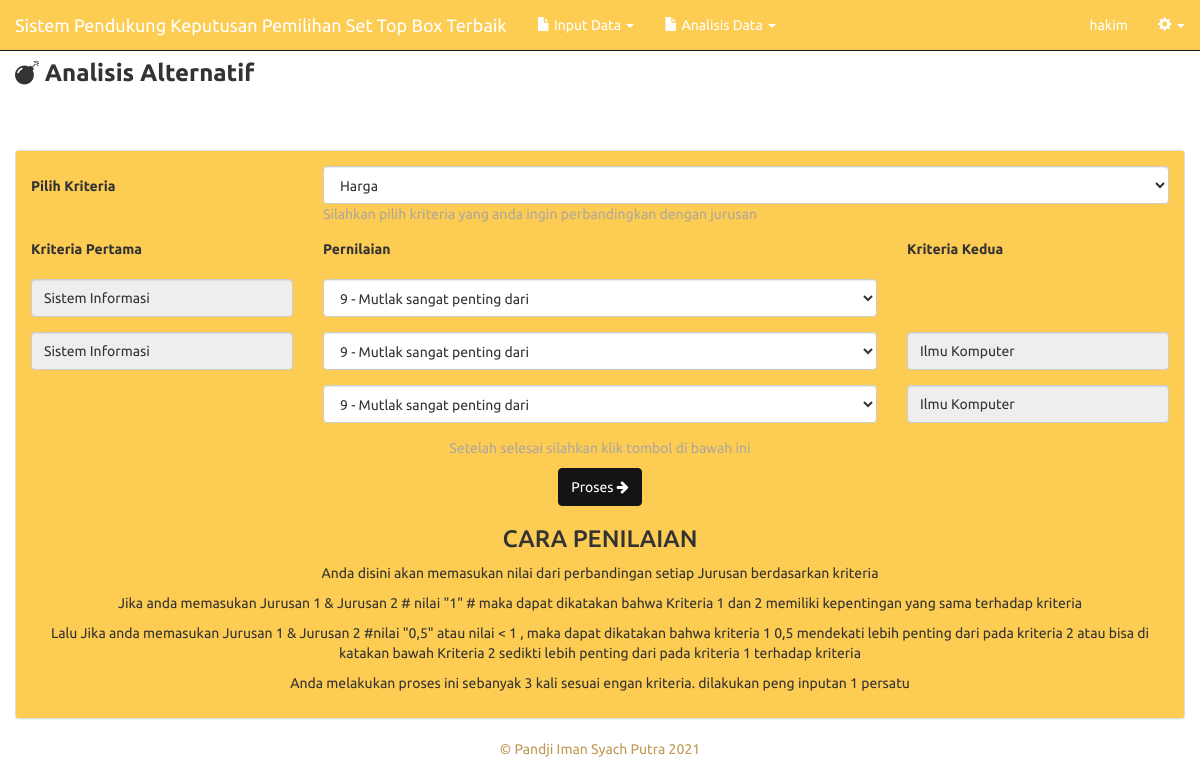
Screenshot of /analisa-alternatif.php (signed in) with the database file from the repository.
### tables this page shows
CREATE TABLE `ahp_data_alternatif` (
  `id_alternatif` varchar(2) NOT NULL,
  `nama_alternatif` varchar(45) NOT NULL,
  `hasil_akhir` double NOT NULL,
  `id_pengguna` varchar(3) NOT NULL
);

### includes/kriteria.inc.php (called while the page is built, shortened)
<?php
class Kriteria{
	private $conn;
	private $table_name = "ahp_data_kriteria";
	public function __construct($db){
		$this->conn = $db;
	}
	function readAll(){
		$query = "SELECT * FROM ".$this->table_name." where id_pengguna='$_SESSION[id_pengguna]' ORDER BY id_kriteria ASC";
		$stmt = $this->conn->prepare( $query );
		$stmt->execute();
		return $stmt;
	}
}
?>

### includes/skor.inc.php (called while the page is built, shortened)
<?php
class Skor{
	private $conn;
	public function __construct($db){
		$this->conn = $db;
	}
	function readAlternatif($a){
		$query = "SELECT * FROM ahp_data_alternatif where id_alternatif='$a' and id_pengguna = '$_SESSION[id_pengguna]' ";
		$stmt = $this->conn->prepare( $query );
		$stmt->execute();
		return $stmt;
	}
}
?>

### includes/nilai.inc.php (called while the page is built, shortened)
<?php
class Nilai{
	private $conn;
	private $table_name = "ahp_nilai";
	public function __construct($db){
		$this->conn = $db;
	}
	function readAll(){
		$query = "SELECT * FROM ".$this->table_name." ORDER BY id_nilai ASC";
		$stmt = $this->conn->prepare( $query );
		$stmt->execute();
		return $stmt;
	}
}
?>

### analisa-alternatif.php (the view, shortened to what this page needs)
<?php
include_once 'header.php';
include_once 'includes/skor.inc.php';
$pro1 = new Skor($db);
include_once 'includes/kriteria.inc.php';
$pro3 = new Kriteria($db);
include_once 'includes/nilai.inc.php';
$pro2 = new Nilai($db);
?>
		<div class="row">
		  <div class="col-xs-12 col-sm-12 col-md-12">
		  <ol class="breadcrumb">
			  <li><a href="index.php"><span class="fa fa-home"></span> Beranda</a></li>
			  <li class="active"><span class="fa fa-balance-scale"></span> Analisis Alternatif</li>
	  		  <li><a href="#" data-toggle="modal" data-target="#myModalalt"><span class="fa fa-table"></span> Tabel Analisis Alternatif</a></li>
			</ol>
		  	<p style="margin-bottom:10px;">
		  		<strong style="font-size:18pt;"><span class="fa fa-bomb"></span> Analisis Alternatif</strong>
		  	</p>
		  	<div class="panel panel-default">
		<div class="panel-body">
			    <form method="post" action="analisa-alternatif-tabel.php">
			    <div class="row">
					<div class="col-xs-12 col-md-3">
						<div class="form-group">
							<p style="padding:10px 0;"><label>Pilih Kriteria</label></p>
						</div>
					</div>
					<div class="col-xs-12 col-md-9">
						<div class="form-group">
							<select class="form-control" id="kriteria" name="kriteria">
								<?php
								$stmt4 = $pro3->readAll();
								while ($row4 = $stmt4->fetch(PDO::FETCH_ASSOC)){
								?>
								<option value="<?php echo $row4['id_kriteria'] ?>"><?php echo $row4['nama_kriteria'] ?></option>
								<?php
								}
								?>
							</select>
							<p class="text-muted"> Silahkan pilih kriteria yang anda ingin perbandingkan dengan jurusan</p>
						</div>
					</div>
				</div>
				<div class="row">
					  <div class="col-xs-12 col-md-3">
						<div class="form-group">
							<label>Kriteria Pertama</label>
						</div>
					  </div>
					  <div class="col-xs-12 col-md-6">
						<div class="form-group">
							<label>Pernilaian</label>
						</div>
					  </div>
					  <div class="col-xs-12 col-md-3">
						<div class="form-group">
							<label>Kriteria Kedua</label>
						</div>
					  </div>
					</div>
					<div class="row">
					  <div class="col-xs-12 col-md-3">
						<div class="form-group">
							<?php
								$stmt2 = $pro1->readAlternatif('A1');
								while ($row1 = $stmt2->fetch(PDO::FETCH_ASSOC)){
							?>
							<input type="text" class="form-control" value="<?php echo $row1['nama_alternatif'] ?>" readonly />
							<?php
								}
							?>
						</div>
					  </div>
					  <div class="col-xs-12 col-md-6">
						<div class="form-group">
							<select class="form-control" name="nl1">
								<?php
								$stmt1 = $pro2->readAll();
								while ($row2 = $stmt1->fetch(PDO::FETCH_ASSOC)){
								?>
								<option value="<?php echo $row2['jum_nilai'] ?>"><?php echo $row2['jum_nilai'] ?> - <?php echo $row2['ket_nilai'] ?></option>
								<?php
								}
								?>
							</select>
						</div>
					  </div>
					  <div class="col-xs-12 col-md-3">
					  </div>
					</div>
					<div class="row">
					  <div class="col-xs-12 col-md-3">
						<div class="form-group">
							<?php
								$stmt2 = $pro1->readAlternatif('A1');
								while ($row1 = $stmt2->fetch(PDO::FETCH_ASSOC)){
							?>
							<input type="text" class="form-control" value="<?php echo $row1['nama_alternatif'] ?>" readonly />
							<?php
								}
							?>
						</div>
					  </div>
					  <div class="col-xs-12 col-md-6">
						<div class="form-group">
							<select class="form-control" name="nl2">
								<?php
								$stmt1 = $pro2->readAll();
								while ($row2 = $stmt1->fetch(PDO::FETCH_ASSOC)){
								?>
								<option value="<?php echo $row2['jum_nilai'] ?>"><?php echo $row2['jum_nilai'] ?> - <?php echo $row2['ket_nilai'] ?></option>
								<?php
								}
								?>
							</select>
						</div>
					  </div>
					  <div class="col-xs-12 col-md-3">
						<div class="form-group">
							<?php
								$stmt3 = $pro1->readAlternatif('A3');
								while ($row3 = $stmt3->fetch(PDO::FETCH_ASSOC)){
							?>
							<input type="text" class="form-control" value="<?php echo $row3['nama_alternatif'] ?>" readonly />
							<?php
								}
							?>
						</div>
					  </div>
					</div>
					<div class="row">
					  <div class="col-xs-12 col-md-3">
					  </div>
					  <div class="col-xs-12 col-md-6">
						<div class="form-group">
							<select class="form-control" name="nl5">
								<?php
								$stmt1 = $pro2->readAll();
								while ($row2 = $stmt1->fetch(PDO::FETCH_ASSOC)){
								?>
								<option value="<?php echo $row2['jum_nilai'] ?>"><?php echo $row2['jum_nilai'] ?> - <?php echo $row2['ket_nilai'] ?></option>
								<?php
								}
								?>
							</select>
						</div>
					  </div>
					  <div class="col-xs-12 col-md-3">
						<div class="form-group">
							<?php
								$stmt3 = $pro1->readAlternatif('A3');
								while ($row3 = $stmt3->fetch(PDO::FETCH_ASSOC)){
							?>
							<input type="text" class="form-control" value="<?php echo $row3['nama_alternatif'] ?>" readonly />
							<?php
								}
							?>
						</div>
					  </div>
					</div>
					<center>
					<p class="text-muted">Setelah selesai silahkan klik tombol di bawah ini
					</p>
					<button type="submit" name="subankr" class="btn btn-primary"> Proses <span class="fa fa-arrow-right"></span></button></center>
				</form>
			   <center>
			  <h3>CARA PENILAIAN</h3>
			  	<p>Anda disini akan memasukan nilai dari perbandingan setiap Jurusan berdasarkan kriteria</p>
			  	<p>Jika anda memasukan Jurusan 1 & Jurusan 2 # nilai "1" #  maka dapat dikatakan bahwa Kriteria 1 dan 2 memiliki kepentingan yang sama terhadap kriteria</p>
			  	<p>Lalu Jika anda memasukan Jurusan 1 & Jurusan 2 #nilai "0,5" atau nilai < 1 , maka dapat dikatakan bahwa kriteria 1 0,5 mendekati lebih penting dari pada kriteria 2 atau bisa di katakan bawah Kriteria 2 sedikti lebih penting dari pada kriteria 1 terhadap kriteria</p>
			  	<p>Anda melakukan proses ini sebanyak 3 kali sesuai engan kriteria. dilakukan peng inputan 1 persatu</p>
			  </center>
		  </div></div></div>
		</div>
		<?php
include_once 'footer.php';
?>

### rows the page displays
ahp_data_alternatif: nama_alternatif "Sistem Informasi"
ahp_data_alternatif: nama_alternatif "Ilmu Komputer"

### other values shown
$_SESSION['nama_lengkap'] "hakim"
form field kriteria "Harga"
form field nl1 "9 - Mutlak sangat penting dari"
form field nl2 "9 - Mutlak sangat penting dari"
form field nl5 "9 - Mutlak sangat penting dari"
